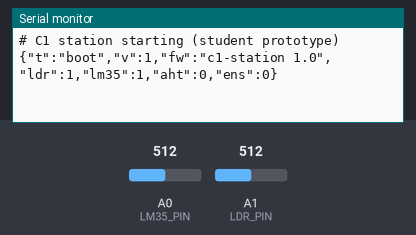
Simulated run of this sketch. Board: Arduino Uno, built with avr-gcc and run on an emulated ATmega328P. On the bench: the last lines printed to the serial monitor. Inputs (shaded band) come from the test bench; at power-on: A0 (LM35_PIN) = 512, A1 (LDR_PIN) = 512.

Above: at 1.2 s.
1.3 s: A0 (LM35_PIN) set to 716
At 2.9 s:
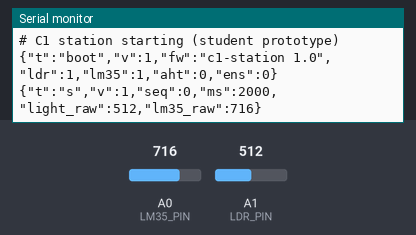
5.4 s: A1 (LDR_PIN) set to 716
At 6.7 s:
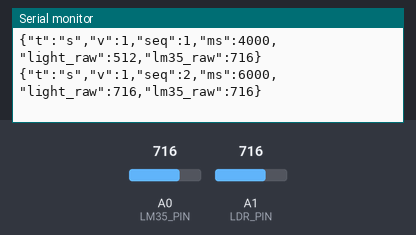
6.9 s: A0 (LM35_PIN) set to 900
At 8.3 s:
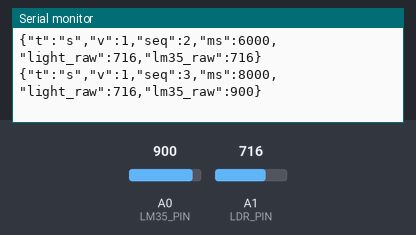
8.4 s: A1 (LDR_PIN) set to 900
At 10.7 s:
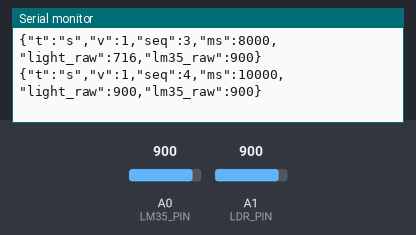
Timing chart, 0 to 10.9 s (numbered marks = the images above; inputs shaded):
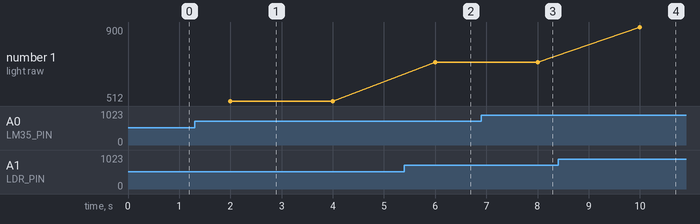

The sketch:

c1_station.ino
```cpp
/*
  C1 Classroom Comfort — sensor station sketch for Arduino UNO R3
  Group C1, IOT001TC (student prototype, not a safety monitor).

  Prints ONE JSON line every 2 seconds over USB serial (9600 baud).
  Format: see docs/SERIAL_PROTOCOL.md. The laptop app (app/) reads these lines.

  Turn sensors on ONE AT A TIME as each is wired and checked:
    ENABLE_LDR     photoresistor divider on A1 (5V -> LDR -> A1 junction -> 10k -> GND)
    ENABLE_LM35    LM35 output on A0 (check the pinout in the TI datasheet first)
    ENABLE_AHT20   AHT20 temperature/humidity over I2C (A4 = SDA, A5 = SCL)
    ENABLE_ENS160  ENS160 gas sensor over I2C (gives an eCO2 ESTIMATE, not measured CO2)

  The I2C sensors are OFF by default. Do not enable them until the purchased
  ENS160+AHT20 board has been identified and its voltage/pull-up checks in
  docs/HARDWARE_GUIDE.md are done.

  Only uses Wire.h (no extra libraries) to stay small on the UNO.
*/

#include <Wire.h>

#define ENABLE_LDR 1
#define ENABLE_LM35 1
#define ENABLE_AHT20 0
#define ENABLE_ENS160 0

const uint8_t LDR_PIN = A1;
const uint8_t LM35_PIN = A0;
const unsigned long INTERVAL_MS = 2000;

// ---- AHT20 (address 0x38) ----
const uint8_t AHT_ADDR = 0x38;
bool ahtReady = false;
float ahtT = 0, ahtRH = 0;

// ---- ENS160 (address 0x53 if ADD pin high, 0x52 if low) ----
uint8_t ensAddr = 0;
const uint8_t ENS_PART_ID = 0x00, ENS_OPMODE = 0x10, ENS_TEMP_IN = 0x13, ENS_RH_IN = 0x15, ENS_STATUS = 0x20;

unsigned long seq = 0;
unsigned long lastSample = 0;

// ---------------------------------------------------------------- I2C helpers
bool i2cWrite(uint8_t addr, const uint8_t *data, uint8_t len) {
  Wire.beginTransmission(addr);
  Wire.write(data, len);
  return Wire.endTransmission() == 0;
}

bool i2cReadReg(uint8_t addr, uint8_t reg, uint8_t *buf, uint8_t len) {
  Wire.beginTransmission(addr);
  Wire.write(reg);
  if (Wire.endTransmission(false) != 0) return false;
  if (Wire.requestFrom(addr, len) != len) return false;
  for (uint8_t i = 0; i < len; i++) buf[i] = Wire.read();
  return true;
}

// ---------------------------------------------------------------- AHT20
uint8_t ahtCrc(const uint8_t *d, uint8_t len) {  // CRC-8, polynomial 0x31, init 0xFF
  uint8_t crc = 0xFF;
  for (uint8_t i = 0; i < len; i++) {
    crc ^= d[i];
    for (uint8_t b = 0; b < 8; b++) crc = (crc & 0x80) ? (crc << 1) ^ 0x31 : crc << 1;
  }
  return crc;
}

bool ahtInit() {
  delay(100);  // datasheet: wait after power-on
  Wire.requestFrom(AHT_ADDR, (uint8_t)1);
  if (!Wire.available()) return false;
  uint8_t st = Wire.read();
  if ((st & 0x08) == 0) {  // not calibrated -> send init (command used by common AHT20 libraries)
    const uint8_t init[3] = {0xBE, 0x08, 0x00};
    if (!i2cWrite(AHT_ADDR, init, 3)) return false;
    delay(10);
  }
  return true;
}

bool ahtRead() {
  const uint8_t trig[3] = {0xAC, 0x33, 0x00};
  if (!i2cWrite(AHT_ADDR, trig, 3)) return false;
  delay(80);
  uint8_t d[7];
  if (Wire.requestFrom(AHT_ADDR, (uint8_t)7) != 7) return false;
  for (uint8_t i = 0; i < 7; i++) d[i] = Wire.read();
  if (d[0] & 0x80) return false;              // still busy
  if (ahtCrc(d, 6) != d[6]) return false;     // corrupted transfer
  uint32_t rawRH = ((uint32_t)d[1] << 12) | ((uint32_t)d[2] << 4) | (d[3] >> 4);
  uint32_t rawT = ((uint32_t)(d[3] & 0x0F) << 16) | ((uint32_t)d[4] << 8) | d[5];
  ahtRH = rawRH * 100.0 / 1048576.0;
  ahtT = rawT * 200.0 / 1048576.0 - 50.0;
  return true;
}

// ---------------------------------------------------------------- ENS160
bool ensDetect(uint8_t addr) {
  uint8_t id[2];
  return i2cReadReg(addr, ENS_PART_ID, id, 2) && id[0] == 0x60 && id[1] == 0x01;  // PART_ID 0x0160
}

bool ensInit() {
  ensAddr = ensDetect(0x53) ? 0x53 : (ensDetect(0x52) ? 0x52 : 0);
  if (!ensAddr) return false;
  const uint8_t standard[2] = {ENS_OPMODE, 0x02};  // STANDARD gas sensing mode
  return i2cWrite(ensAddr, standard, 2);
}

// Writes AHT20 readings to the ENS160 compensation registers. Returns true if written.
bool ensCompensate() {
  if (!ahtReady) return false;
  uint16_t t = (uint16_t)((ahtT + 273.15) * 64.0 + 0.5);
  uint16_t rh = (uint16_t)(ahtRH * 512.0 + 0.5);
  uint8_t buf[5] = {ENS_TEMP_IN, (uint8_t)(t & 0xFF), (uint8_t)(t >> 8), (uint8_t)(rh & 0xFF), (uint8_t)(rh >> 8)};
  return i2cWrite(ensAddr, buf, 5);  // TEMP_IN (0x13-0x14) then RH_IN (0x15-0x16), LSB first
}

// ---------------------------------------------------------------- setup / loop
void setup() {
  Serial.begin(9600);
#if ENABLE_AHT20 || ENABLE_ENS160
  Wire.begin();
  // Wire.begin() switches on the UNO's internal pull-ups to 5 V. Turn them off so the
  // sensor board's own pull-ups (expected to 3.3 V) set the bus voltage.
  digitalWrite(SDA, LOW);
  digitalWrite(SCL, LOW);
  Wire.setClock(100000);
  Wire.setWireTimeout(25000, true);  // never hang forever if the bus gets stuck
#endif
#if ENABLE_AHT20
  ahtReady = ahtInit();
#endif
#if ENABLE_ENS160
  ensInit();
#endif
  Serial.println(F("# C1 station starting (student prototype)"));
  Serial.print(F("{\"t\":\"boot\",\"v\":1,\"fw\":\"c1-station 1.0\",\"ldr\":"));
  Serial.print(ENABLE_LDR);
  Serial.print(F(",\"lm35\":"));
  Serial.print(ENABLE_LM35);
  Serial.print(F(",\"aht\":"));
  Serial.print(ENABLE_AHT20);
  Serial.print(F(",\"ens\":"));
  Serial.print(ENABLE_ENS160);
  Serial.println('}');
}

int readAnalog(uint8_t pin) {
  analogRead(pin);  // first read after switching pins can be inaccurate; discard it
  return analogRead(pin);
}

void loop() {
  if (millis() - lastSample < INTERVAL_MS) return;
  lastSample = millis();

  Serial.print(F("{\"t\":\"s\",\"v\":1,\"seq\":"));
  Serial.print(seq++);
  Serial.print(F(",\"ms\":"));
  Serial.print(lastSample);

#if ENABLE_LDR
  Serial.print(F(",\"light_raw\":"));
  Serial.print(readAnalog(LDR_PIN));
#endif
#if ENABLE_LM35
  Serial.print(F(",\"lm35_raw\":"));
  Serial.print(readAnalog(LM35_PIN));
#endif

#if ENABLE_AHT20
  if (!ahtReady) ahtReady = ahtInit();  // retry if it was not found at start-up
  bool ahtOk = ahtReady && ahtRead();
  Serial.print(F(",\"aht_ok\":"));
  Serial.print(ahtOk ? 1 : 0);
  if (ahtOk) {
    Serial.print(F(",\"aht_t\":"));
    Serial.print(ahtT, 2);
    Serial.print(F(",\"aht_rh\":"));
    Serial.print(ahtRH, 1);
  } else {
    ahtReady = false;
  }
#endif

#if ENABLE_ENS160
  if (!ensAddr) ensInit();
  bool ensOk = false;
  uint8_t d[6];  // DEVICE_STATUS, DATA_AQI, DATA_TVOC (2), DATA_ECO2 (2)
  bool comp = false;
  if (ensAddr) {
#if ENABLE_AHT20
    comp = ahtOk && ensCompensate();
#endif
    ensOk = i2cReadReg(ensAddr, ENS_STATUS, d, 6) && !(d[0] & 0x40);  // bit 6 = STATER (error)
    if (!ensOk) ensAddr = 0;
  }
  Serial.print(F(",\"ens_ok\":"));
  Serial.print(ensOk ? 1 : 0);
  if (ensOk) {
    Serial.print(F(",\"ens_val\":"));
    Serial.print((d[0] >> 2) & 0x03);  // 0 normal, 1 warm-up, 2 initial start-up, 3 invalid
    Serial.print(F(",\"ens_aqi\":"));
    Serial.print(d[1] & 0x07);
    Serial.print(F(",\"ens_tvoc\":"));
    Serial.print((uint16_t)d[2] | ((uint16_t)d[3] << 8));
    Serial.print(F(",\"ens_eco2\":"));
    Serial.print((uint16_t)d[4] | ((uint16_t)d[5] << 8));
    Serial.print(F(",\"ens_comp\":"));
    Serial.print(comp ? 1 : 0);
  }
#endif

  Serial.println('}');
}
```

Measured:
- after the input at 1.3 s, the serial monitor: prints a new line after 0.70 s (image 1)
- after the input at 5.4 s, the serial monitor: prints a new line after 0.60 s (image 2)
- after the input at 6.9 s, the serial monitor: prints a new line after 1.1 s (image 3)
- after the input at 8.4 s, the serial monitor: prints a new line after 1.6 s (image 4)
